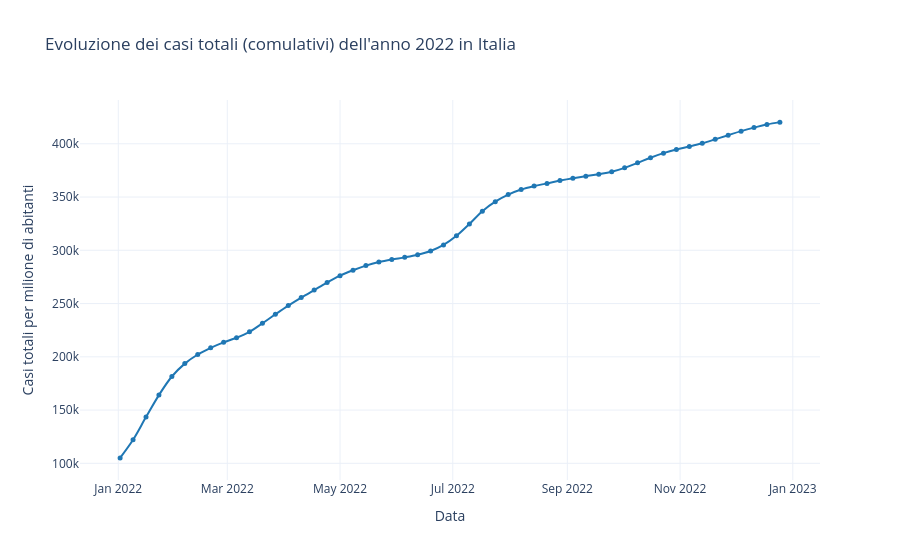

Notebook cell for this chart:
### Code cell
# Grafico lineare dei casi totali in Italia nel 2022

fig_ita_2022_tot = px.line(
    italia_2022_pulito,
    x="date",                # Variabile sull'asse X andamento temporale
    y="total_cases_per_million",         # Variabile sull'asse Y casi totali cumulativi
    title="Evoluzione dei casi totali (comulativi) dell'anno 2022 in Italia",  # Titolo del grafico
    markers=True,            # Mostra i punti reali dei dati 
    line_shape="spline",     # Rende la linea più morbida e continua
    color_discrete_sequence=["#1f77b4"]  # Imposta un colore  pulito
)

#  Parametri Layout 

fig_ita_2022_tot.update_layout(
    template="plotly_white",  # Tema chiaro e minimale
    xaxis_title="Data",       # Etichetta asse X
    yaxis_title="Casi totali per milione di abitanti",# Etichetta asse Y
    hovermode="x unified"     # Tooltip unico per ogni data (molto utile)
)

#  Parametri linea

fig_ita_2022_tot.update_traces(
    line=dict(width=2),       # Spessore della linea
    marker=dict(size=5)       # Dimensione dei marker
)

fig_ita_2022_tot.show()       # visualizzo il grafioco
